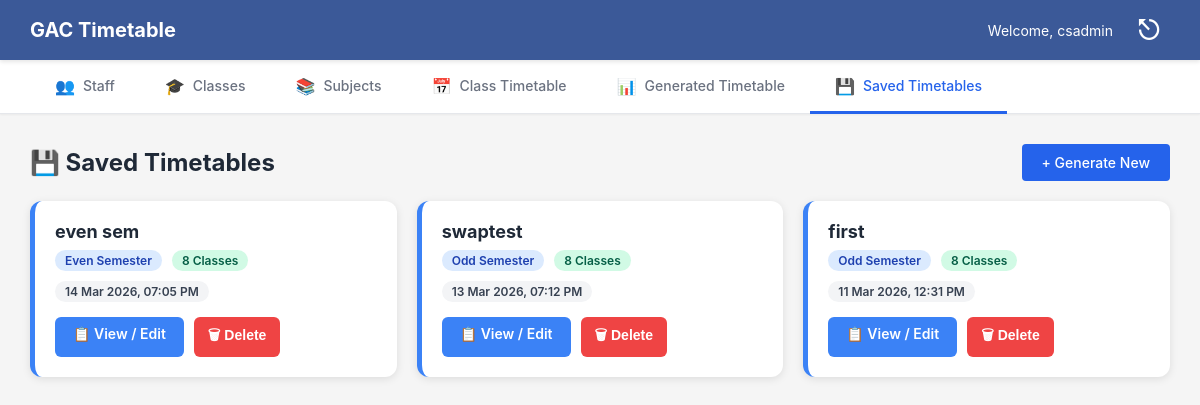
Page /SavedTimetable/saved_timetable.php (signed in) on the committed database.
### tables this page shows
CREATE TABLE `saved_timetables` (
  `id` int(11) NOT NULL,
  `name` varchar(150) NOT NULL,
  `semester` varchar(10) NOT NULL,
  `created_at` datetime DEFAULT current_timestamp(),
  `updated_at` datetime DEFAULT current_timestamp() ON UPDATE current_timestamp()
);

### SavedTimetable/saved_timetable.php (the view, shortened to what this page needs)
<?php
$conn = getConnection();
$conn->query("CREATE TABLE IF NOT EXISTS `saved_timetables` (
  `id` INT AUTO_INCREMENT PRIMARY KEY,
  `name` VARCHAR(150) NOT NULL,
  `semester` VARCHAR(10) NOT NULL,
  `created_at` DATETIME DEFAULT NOW(),
  `updated_at` DATETIME DEFAULT NOW() ON UPDATE NOW()
) ENGINE=InnoDB DEFAULT CHARSET=utf8mb4");
$conn->query("CREATE TABLE IF NOT EXISTS `saved_timetable_slots` (
  `id` INT AUTO_INCREMENT PRIMARY KEY,
  `saved_timetable_id` INT NOT NULL,
  `class_id` INT NOT NULL,
  `class_name` VARCHAR(100),
  `shift` VARCHAR(30),
  `semester` INT NOT NULL,
  `day` VARCHAR(20) NOT NULL,
  `hour` VARCHAR(20) NOT NULL,
  `subject_id` VARCHAR(50) DEFAULT NULL,
  `subject_title` VARCHAR(150) DEFAULT NULL,
  `subject_short_name` VARCHAR(50) DEFAULT NULL,
  `subject_type` VARCHAR(50) DEFAULT NULL,
  `staff_id` INT DEFAULT NULL,
  `staff_name` VARCHAR(100) DEFAULT NULL,
  `staff_code` VARCHAR(20) DEFAULT NULL,
  INDEX idx_saved_timetable_id (saved_timetable_id)
) ENGINE=InnoDB DEFAULT CHARSET=utf8mb4");
$saved_list = $conn->query("SELECT st.*,
    (SELECT COUNT(DISTINCT class_id) FROM saved_timetable_slots WHERE saved_timetable_id = st.id) as class_count
    FROM saved_timetables st ORDER BY st.created_at DESC");
?>
<!DOCTYPE html>
<html lang="en">
<head>
    <link rel="stylesheet" href="../Assets/css/style.css?v=2.1">
</head>
<body>
    <nav class="navbar">
        <div class="nav-brand">GAC Timetable</div>
        <div class="nav-user">
            Welcome, <?php echo htmlspecialchars($_SESSION['user_name']); ?>
            <a href="../Logout/logout.php" class="logout-icon">⎋</a>
        </div>
    </nav>
    <div class="tabs">
        <a href="../Staff/staff.php" class="tab"><span class="tab-icon">👥</span> Staff</a>
        <a href="../Class/class.php" class="tab"><span class="tab-icon">🎓</span> Classes</a>
        <a href="../Subject/subject.php" class="tab"><span class="tab-icon">📚</span> Subjects</a>
        <a href="../Generate_Timetable/redirect_timetable.php" class="tab"><span class="tab-icon">📅</span> Class
            Timetable</a>
        <a href="../Generate_Timetable/generated_timetable_view.php" class="tab"><span class="tab-icon">📊</span>
            Generated Timetable</a>
        <a href="saved_timetable.php" class="tab active"><span class="tab-icon">💾</span> Saved Timetables</a>
    </div>
    <div class="content">
        <div style="display:flex; justify-content:space-between; align-items:center; margin-bottom:10px;">
            <h2 style="margin:0; color:#1f2937;">💾 Saved Timetables</h2>
            <a href="../Generate_Timetable/redirect_timetable.php" class="btn btn-primary">+ Generate New</a>
        </div>
        <?php if ($saved_list && $saved_list->num_rows > 0): ?>
            <div class="saved-grid">
                <?php while ($row = $saved_list->fetch_assoc()): ?>
                    <div class="saved-card">
                        <h3><?php echo htmlspecialchars($row['name']); ?></h3>
                        <div class="meta">
                            <span class="badge badge-blue"><?php echo ucfirst($row['semester']); ?> Semester</span>
                            <span class="badge badge-green"><?php echo $row['class_count']; ?> Classes</span>
                            <span
                                class="badge badge-gray"><?php echo date('d M Y, h:i A', strtotime($row['created_at'])); ?></span>
                        </div>
                        <div class="actions">
                            <a href="view_saved_timetable.php?id=<?php echo $row['id']; ?>" class="btn-view">📋 View / Edit</a>
                            <form method="POST" onsubmit="return confirm('Delete this saved timetable?');"
                                style="display:inline;">
                                <button type="submit" class="btn-delete">🗑 Delete</button>
                            </form>
                        </div>
                    </div>
                <?php endwhile; ?>
            </div>
        <?php endif; ?>
    </div>
</body>
</html>

### Assets/css/style.css (style rules this page uses)
* { margin: 0; padding: 0; box-sizing: border-box; }
body { font-family: -apple-system, BlinkMacSystemFont, "Segoe UI", Roboto, "Helvetica Neue", Arial, sans-serif; background-color: #f5f5f5; color: #333; }
.btn { padding: 10px 20px; border: none; border-radius: 4px; cursor: pointer; font-size: 14px; font-weight: 500; transition: all 0.3s; text-decoration: none; display: inline-block; }
.btn-primary { background-color: #2563eb; color: white; }
.navbar { background-color: #3b5998; color: white; padding: 15px 30px; display: flex; justify-content: space-between; align-items: center; box-shadow: 0 2px 4px rgba(0, 0, 0, 0.1); position: fixed; top: 0; left: 0; width: 100%; height: 60px; z-index: 1000; }
.nav-brand { font-size: 20px; font-weight: bold; }
.nav-user { display: flex; align-items: center; gap: 15px; font-size: 14px; }
.logout-icon { color: white; text-decoration: none; font-size: 28px; display: inline-block; width: 42px; height: 42px; text-align: center; line-height: 42px; border-radius: 6px; transition: background-color 0.3s; }
.tabs { background-color: white; display: flex; border-bottom: 1px solid #e5e7eb; padding: 0 30px; box-shadow: 0 1px 2px rgba(0, 0, 0, 0.05); position: fixed; top: 60px; left: 0; width: 100%; height: 54px; z-index: 999; }
.tab { padding: 15px 25px; text-decoration: none; color: #6b7280; border-bottom: 3px solid transparent; transition: all 0.3s; display: flex; align-items: center; gap: 8px; font-weight: 500; font-size: 14px; position: relative; margin-bottom: -1px; }
.tab-icon { font-size: 16px; }
.tab.active { color: #2563eb; border-bottom: 3px solid #2563eb; }
.content { padding: 30px; padding-top: 144px; max-width: 1400px; margin: 0 auto; }
.btn-delete { color: #dc2626; background-color: #fef2f2; border: 1px solid #fecaca; }
.badge { display: inline-block; padding: 5px 12px; border-radius: 12px; font-size: 11px; font-weight: 600; background-color: #d1fae5; color: #065f46; }

### SavedTimetable/saved_timetable.php (style rules this page uses)
.saved-grid { display: grid; grid-template-columns: repeat(auto-fill, minmax(300px, 1fr)); gap: 20px; margin-top: 20px; }
.saved-card { background: white; border-radius: 12px; padding: 20px; box-shadow: 0 2px 8px rgba(0, 0, 0, 0.1); border-left: 5px solid #3b82f6; transition: transform 0.2s, box-shadow 0.2s; }
.saved-card h3 { margin: 0 0 8px 0; color: #1f2937; font-size: 18px; }
.saved-card .meta { display: flex; gap: 10px; flex-wrap: wrap; margin-bottom: 15px; }
.badge { display: inline-block; padding: 3px 10px; border-radius: 20px; font-size: 12px; font-weight: 600; }
.badge-blue { background: #dbeafe; color: #1e40af; }
.badge-green { background: #d1fae5; color: #065f46; }
.badge-gray { background: #f3f4f6; color: #374151; }
.saved-card .actions { display: flex; gap: 10px; margin-top: 8px; }
.btn-view { background: #3b82f6; color: white; padding: 8px 18px; border: none; border-radius: 6px; cursor: pointer; font-weight: 600; text-decoration: none; font-size: 14px; }
.btn-delete { background: #ef4444; color: white; padding: 8px 14px; border: none; border-radius: 6px; cursor: pointer; font-weight: 600; font-size: 14px; }

### rows in the picture
saved_timetables: name "even sem", semester "Even", class_count "8", created_at "14 Mar 2026, 07:05 PM"
saved_timetables: name "swaptest", semester "Odd", class_count "8", created_at "13 Mar 2026, 07:12 PM"
saved_timetables: name "first", semester "Odd", class_count "8", created_at "11 Mar 2026, 12:31 PM"

### other values in the picture
$_SESSION['user_name'] "csadmin"
